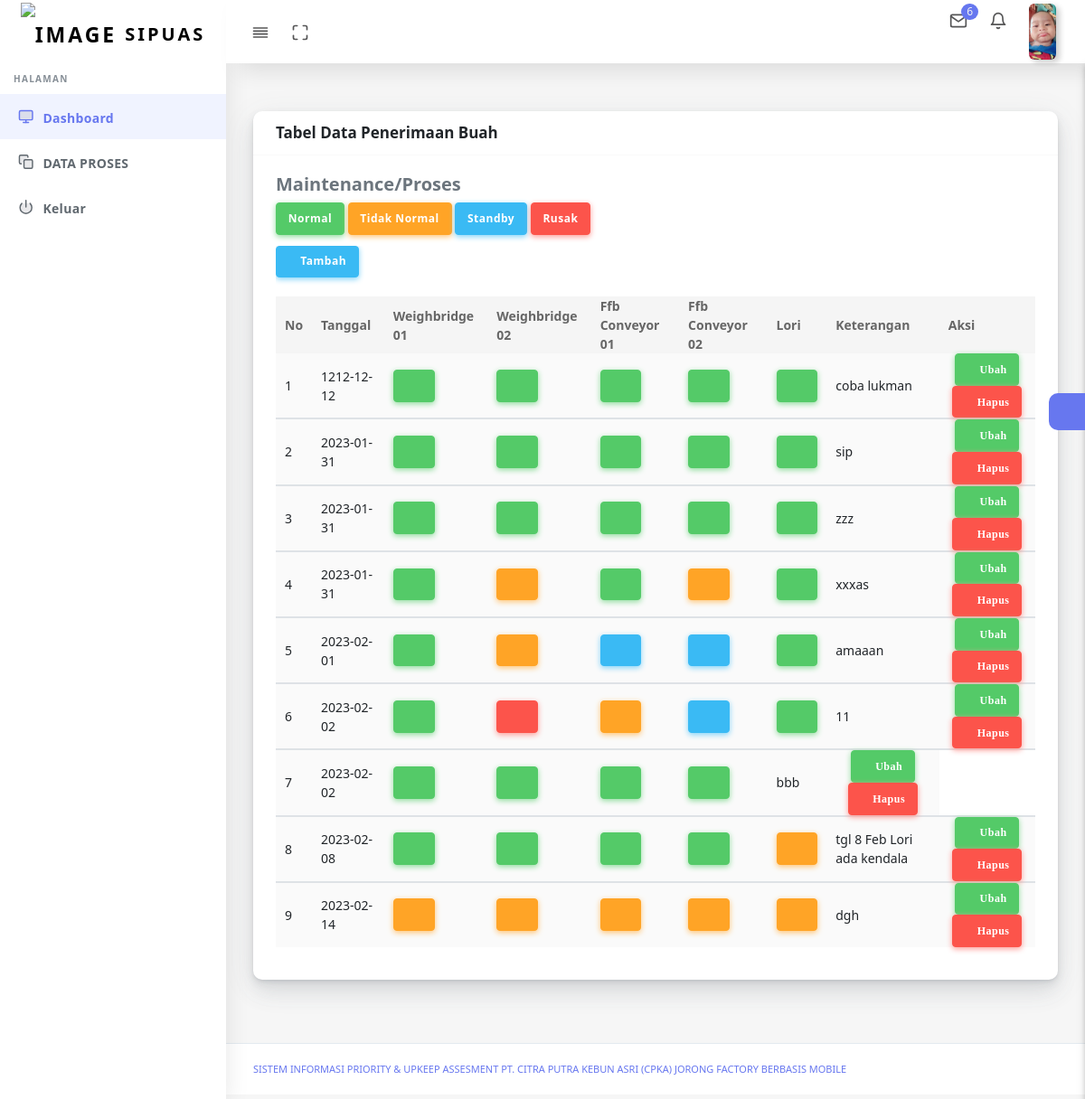
Page /penerimaan_buah.php (signed in) on the committed database.
### tables this page shows
CREATE TABLE `user` (
  `id_user` int(11) NOT NULL,
  `nama` text NOT NULL,
  `username` varchar(100) NOT NULL,
  `password` varchar(100) NOT NULL,
  `level` enum('Manager','Administrator','Admin_LAB','Admin_Proses','Admin_Maintenance','Admin_K3','Operator_Lab','Operator_Proses','Operator_Maintenaance','Operator_K3','Admin_Har','Superadmin') NOT NULL,
  `status` text NOT NULL,
  `foto` text NOT NULL,
  `id_pegawai` int(11) NOT NULL
);

CREATE TABLE `penerimaan_buah` (
  `id_pb` int(11) NOT NULL,
  `w_1` varchar(20) DEFAULT NULL,
  `w_2` varchar(20) DEFAULT NULL,
  `fc_1` varchar(20) DEFAULT NULL,
  `fc_2` varchar(20) DEFAULT NULL,
  `tgl_pb` date NOT NULL,
  `lori` varchar(20) DEFAULT NULL,
  `ket_pb` text
);

### penerimaan_buah.php (the view, shortened to what this page needs)
<!DOCTYPE html>
<html lang="en">
<head>
  <link rel="stylesheet" href="assets/css/app.min.css">
  <link rel="stylesheet" href="assets/bundles/datatables/datatables.min.css">
  <link rel="stylesheet" href="assets/bundles/datatables/DataTables-1.10.16/css/dataTables.bootstrap4.min.css">
  <link rel="stylesheet" href="assets/bundles/bootstrap-daterangepicker/daterangepicker.css">
  <link rel="stylesheet" href="assets/bundles/bootstrap-colorpicker/dist/css/bootstrap-colorpicker.min.css">
  <link rel="stylesheet" href="assets/bundles/select2/dist/css/select2.min.css">
  <link rel="stylesheet" href="assets/bundles/jquery-selectric/selectric.css">
  <link rel="stylesheet" href="assets/bundles/bootstrap-timepicker/css/bootstrap-timepicker.min.css">
  <link rel="stylesheet" href="assets/bundles/bootstrap-tagsinput/dist/bootstrap-tagsinput.css">
  <link rel="stylesheet" href="assets/css/style.css">
  <link rel="stylesheet" href="assets/css/components.css">
  <link rel="stylesheet" href="assets/css/custom.css">
</head>
<body>
  <div id="app">
    <div class="main-wrapper main-wrapper-1">
      <div class="navbar-bg"></div>
      <?php include ('proses/menu/menu_admin_proses.php')?>
      <div class="main-content">
        <section class="section">
          <div class="section-body">
            <div class="row">
              <div class="col-12">
                <div class="card">
                  <div class="card-header">
                    <h4>Tabel Data Penerimaan Buah</h4>
                  </div>
                  <div class="card-body">
                    <div class="card-title">
                      <h5>Maintenance/Proses</h5>
                      <button type="button" class="btn btn-icon btn-success">Normal</button>
                      <button type="button" class="btn btn-icon btn-warning">Tidak Normal</button>
                      <button type="button" class="btn btn-icon btn-info">Standby</button>
                      <button type="button" class="btn btn-icon btn-danger">Rusak</button>
                    </div>
                    <div class="table-responsive">
                      <button class="btn btn-icon btn-info" data-toggle="modal" data-target="#tambah">
                        <i class="fas fa-plus" aria-hidden="true"></i> Tambah
                      </button><br><br>
                      <table class="table table-striped table-hover" id="save-stage" style="width:100%;">
                        <thead>
                          <tr>
                            <th>No</th>
                            <th>Tanggal</th>
                            <th>Weighbridge 01</th>
                            <th>Weighbridge 02</th>
                            <th>Ffb Conveyor 01</th>
                            <th>Ffb Conveyor 02</th>
                            <th>Lori</th>
                            <th>Keterangan</th>
                            <th>Aksi</th>
                          </tr>
                        </thead>
                        <?php
                        $query = mysql_query("SELECT * FROM penerimaan_buah ORDER BY tgl_pb ASC");
                        $no = 1;
                        while ($data = mysql_fetch_assoc($query)) {?>
                          <tbody>
                            <tr>
                              <td> <?php echo $no++ ?></td>
                              <td> <?php echo $data['tgl_pb']; ?></td>
                              <?php if($data['w_1'] == "Normal"){ ?>
                                <td><button type="button" class="btn btn-icon btn-success">&nbsp;&nbsp;&nbsp;&nbsp;&nbsp;</button></td>
                              <?php }elseif($data['w_1'] == "Tidak Normal"){ ?>
                                <td> <button type="button" class="btn btn-icon btn-warning">&nbsp;&nbsp;&nbsp;&nbsp;&nbsp;</button></td>
                              <?php }elseif($data['w_1'] == "Standby"){ ?>
                                <td> <button type="button" class="btn btn-icon btn-info">&nbsp;&nbsp;&nbsp;&nbsp;&nbsp;</button></td>
                              <?php }elseif($data['w_1'] == "Rusak"){ ?>
                                <td> <button type="button" class="btn btn-icon btn-danger">&nbsp;&nbsp;&nbsp;&nbsp;&nbsp;</button></td>
                              <?php } ?>
                              <?php if($data['w_2'] == "Normal"){ ?>
                                <td><button type="button" class="btn btn-icon btn-success">&nbsp;&nbsp;&nbsp;&nbsp;&nbsp;</button></td>
                              <?php }elseif($data['w_2'] == "Tidak Normal"){ ?>
                                <td> <button type="button" class="btn btn-icon btn-warning">&nbsp;&nbsp;&nbsp;&nbsp;&nbsp;</button></td>
                              <?php }elseif($data['w_2'] == "Standby"){ ?>
                                <td> <button type="button" class="btn btn-icon btn-info">&nbsp;&nbsp;&nbsp;&nbsp;&nbsp;</button></td>
                              <?php }elseif($data['w_2'] == "Rusak"){ ?>
                                <td> <button type="button" class="btn btn-icon btn-danger">&nbsp;&nbsp;&nbsp;&nbsp;&nbsp;</button></td>
                              <?php } ?>
                              <?php if($data['fc_1'] == "Normal"){ ?>
                                <td><button type="button" class="btn btn-icon btn-success">&nbsp;&nbsp;&nbsp;&nbsp;&nbsp;</button></td>
                              <?php }elseif($data['fc_1'] == "Tidak Normal"){ ?>
                                <td> <button type="button" class="btn btn-icon btn-warning">&nbsp;&nbsp;&nbsp;&nbsp;&nbsp;</button></td>
                              <?php }elseif($data['fc_1'] == "Standby"){ ?>
                                <td> <button type="button" class="btn btn-icon btn-info">&nbsp;&nbsp;&nbsp;&nbsp;&nbsp;</button></td>
                              <?php }elseif($data['fc_1'] == "Rusak"){ ?>
                                <td> <button type="button" class="btn btn-icon btn-danger">&nbsp;&nbsp;&nbsp;&nbsp;&nbsp;</button></td>
                              <?php } ?>
                              <?php if($data['fc_2'] == "Normal"){ ?>
                                <td><button type="button" class="btn btn-icon btn-success">&nbsp;&nbsp;&nbsp;&nbsp;&nbsp;</button></td>
                              <?php }elseif($data['fc_2'] == "Tidak Normal"){ ?>
                                <td> <button type="button" class="btn btn-icon btn-warning">&nbsp;&nbsp;&nbsp;&nbsp;&nbsp;</button></td>
                              <?php }elseif($data['fc_2'] == "Standby"){ ?>
                                <td> <button type="button" class="btn btn-icon btn-info">&nbsp;&nbsp;&nbsp;&nbsp;&nbsp;</button></td>
                              <?php }elseif($data['fc_2'] == "Rusak"){ ?>
                                <td> <button type="button" class="btn btn-icon btn-danger">&nbsp;&nbsp;&nbsp;&nbsp;&nbsp;</button></td>
                              <?php } ?>
                              <?php if($data['lori'] == "Normal"){ ?>
                                <td><button type="button" class="btn btn-icon btn-success">&nbsp;&nbsp;&nbsp;&nbsp;&nbsp;</button></td>
                              <?php }elseif($data['lori'] == "Tidak Normal"){ ?>
                                <td> <button type="button" class="btn btn-icon btn-warning">&nbsp;&nbsp;&nbsp;&nbsp;&nbsp;</button></td>
                              <?php }elseif($data['lori'] == "Standby"){ ?>
                                <td> <button type="button" class="btn btn-icon btn-info">&nbsp;&nbsp;&nbsp;&nbsp;&nbsp;</button></td>
                              <?php }elseif($data['lori'] == "Rusak"){ ?>
                                <td> <button type="button" class="btn btn-icon btn-danger">&nbsp;&nbsp;&nbsp;&nbsp;&nbsp;</button></td>
                              <?php } ?>
                              <td> <?php echo $data['ket_pb']; ?></td>
                              <td class="td-actions text-center">
                               <a  href ="#edit" data-toggle="modal" data-id="<?php echo $data['id_pb'];?>"
                                 data-target="#edit"><button type="button" rel="tooltip" class="btn btn-icon btn-success">
                                  <i class="fa fa-edit"> Ubah</i>
                                </button></a>
                                <a  href="#" onclick="confirm_modal('proses/administrator/hapus_pb.php?id=<?php echo $data['id_pb'];?>');">
                                  <button type="button" rel="tooltip" class="btn btn-icon btn-danger">
                                    <i class="fas fa-trash"> Hapus</i>
                                  </button></a>
                                </td>
                              </tr>
                            </tbody>
                          <?php  } ?>
                        </table>
                      </div>
                    </div>
                  </div>
                </div>
              </div>
            </div>
          </section>
          <div class="settingSidebar">
            <a href="javascript:void(0)" class="settingPanelToggle"> <i class="fa fa-spin fa-cog"></i>
            </a>
          </div>
        </div>
        <footer class="main-footer">
          <div class="footer-left">
            <a href="templateshub.net">Sistem Informasi Priority & Upkeep Assesment PT. Citra Putra Kebun Asri (CPKA) Jorong Factory Berbasis Mobile</a></a>
          </div>
        </footer>
      </div>
    </div>
  </body>
  </html>

### proses/menu/menu_admin_proses.php (shortened to what this page needs)
<nav class="navbar navbar-expand-lg main-navbar sticky">
        <div class="form-inline mr-auto">
          <ul class="navbar-nav mr-3">
            <li><a href="#" data-toggle="sidebar" class="nav-link nav-link-lg
									collapse-btn"> <i data-feather="align-justify"></i></a></li>
            <li><a href="#" class="nav-link nav-link-lg fullscreen-btn">
                <i data-feather="maximize"></i>
              </a></li>
          </ul>
        </div>
        <ul class="navbar-nav navbar-right">
          <li class="dropdown dropdown-list-toggle"><a href="#" data-toggle="dropdown"
              class="nav-link nav-link-lg message-toggle"><i data-feather="mail"></i>
              <span class="badge headerBadge1">
                6 </span> </a>
          </li>
          <li class="dropdown dropdown-list-toggle"><a href="#" data-toggle="dropdown"
              class="nav-link notification-toggle nav-link-lg"><i data-feather="bell" class="bell"></i>
            </a>
          </li>
          <li class="dropdown"><a href="#" data-toggle="dropdown"
              class="nav-link dropdown-toggle nav-link-lg nav-link-user">
			  <?php
                                    $id_user=$_SESSION['id_user'];
                                    $query_mysql = mysql_query("SELECT * FROM user WHERE id_user='$id_user'")or die(mysql_error());
                                    while($data = mysql_fetch_array($query_mysql)){
                                        ?>
			  <img alt="image" src="foto/<?php echo $data['foto']?>"
			  <?php } ?>
                class="user-img-radious-style"> <span class="d-sm-none d-lg-inline-block"></span></a>
          </li>
        </ul>
      </nav>
<div class="main-sidebar sidebar-style-2">
        <aside id="sidebar-wrapper">
          <div class="sidebar-brand">
            <a href="halaman.php"> <img alt="image" src="assets2/logo/logo.png" class="header-logo" /> <span
                class="logo-name">SIPUAS</span>
            </a>
          </div>
          <ul class="sidebar-menu">
            <li class="menu-header">Halaman</li>
            <li class="dropdown active">
              <a href="halaman.php" class="nav-link"><i data-feather="monitor"></i><span>Dashboard</span></a>
            </li>
            <li class="dropdown">
              <a href="#" class="menu-toggle nav-link has-dropdown"><i data-feather="copy"></i><span> DATA PROSES</span></a>
            </li>
            <li class="dropdown">
              <a href="logout.php"><i
                  data-feather="power"></i><span>Keluar</span></a>
            </li>
          </ul>
        </aside>
      </div>

### rows in the picture
user: foto (picture)
penerimaan_buah: tgl_pb "1212-12-12", w_1 "Normal" (drawn), w_2 "Normal" (drawn), fc_1 "Normal" (drawn), fc_2 "Normal" (drawn), lori "Normal" (drawn), ket_pb "coba lukman"
penerimaan_buah: tgl_pb "2023-01-31", w_1 "Normal" (drawn), w_2 "Normal" (drawn), fc_1 "Normal" (drawn), fc_2 "Normal" (drawn), lori "Normal" (drawn), ket_pb "sip"
penerimaan_buah: tgl_pb "2023-01-31", w_1 "Normal" (drawn), w_2 "Normal" (drawn), fc_1 "Normal" (drawn), fc_2 "Normal" (drawn), lori "Normal" (drawn), ket_pb "zzz"
penerimaan_buah: tgl_pb "2023-01-31", w_1 "Normal" (drawn), w_2 "Tidak Normal" (drawn), fc_1 "Normal" (drawn), fc_2 "Tidak Normal" (drawn), lori "Normal" (drawn), ket_pb "xxxas"
penerimaan_buah: tgl_pb "2023-02-01", w_1 "Normal" (drawn), w_2 "Tidak Normal" (drawn), fc_1 "Standby" (drawn), fc_2 "Standby" (drawn), lori "Normal" (drawn), ket_pb "amaaan"
penerimaan_buah: tgl_pb "2023-02-02", w_1 "Normal" (drawn), w_2 "Rusak" (drawn), fc_1 "Tidak Normal" (drawn), fc_2 "Standby" (drawn), lori "Normal" (drawn), ket_pb "11"
penerimaan_buah: tgl_pb "2023-02-02", w_2 "Normal" (drawn), fc_1 "Normal" (drawn), fc_2 "Normal" (drawn), lori "Normal" (drawn), ket_pb "bbb"
penerimaan_buah: tgl_pb "2023-02-08", w_1 "Normal" (drawn), w_2 "Normal" (drawn), fc_1 "Normal" (drawn), fc_2 "Normal" (drawn), lori "Tidak Normal" (drawn), ket_pb "tgl 8 Feb Lori ada kendala"
penerimaan_buah: tgl_pb "2023-02-14", w_1 "Tidak Normal" (drawn), w_2 "Tidak Normal" (drawn), fc_1 "Tidak Normal" (drawn), fc_2 "Tidak Normal" (drawn), lori "Tidak Normal" (drawn), ket_pb "dgh"
